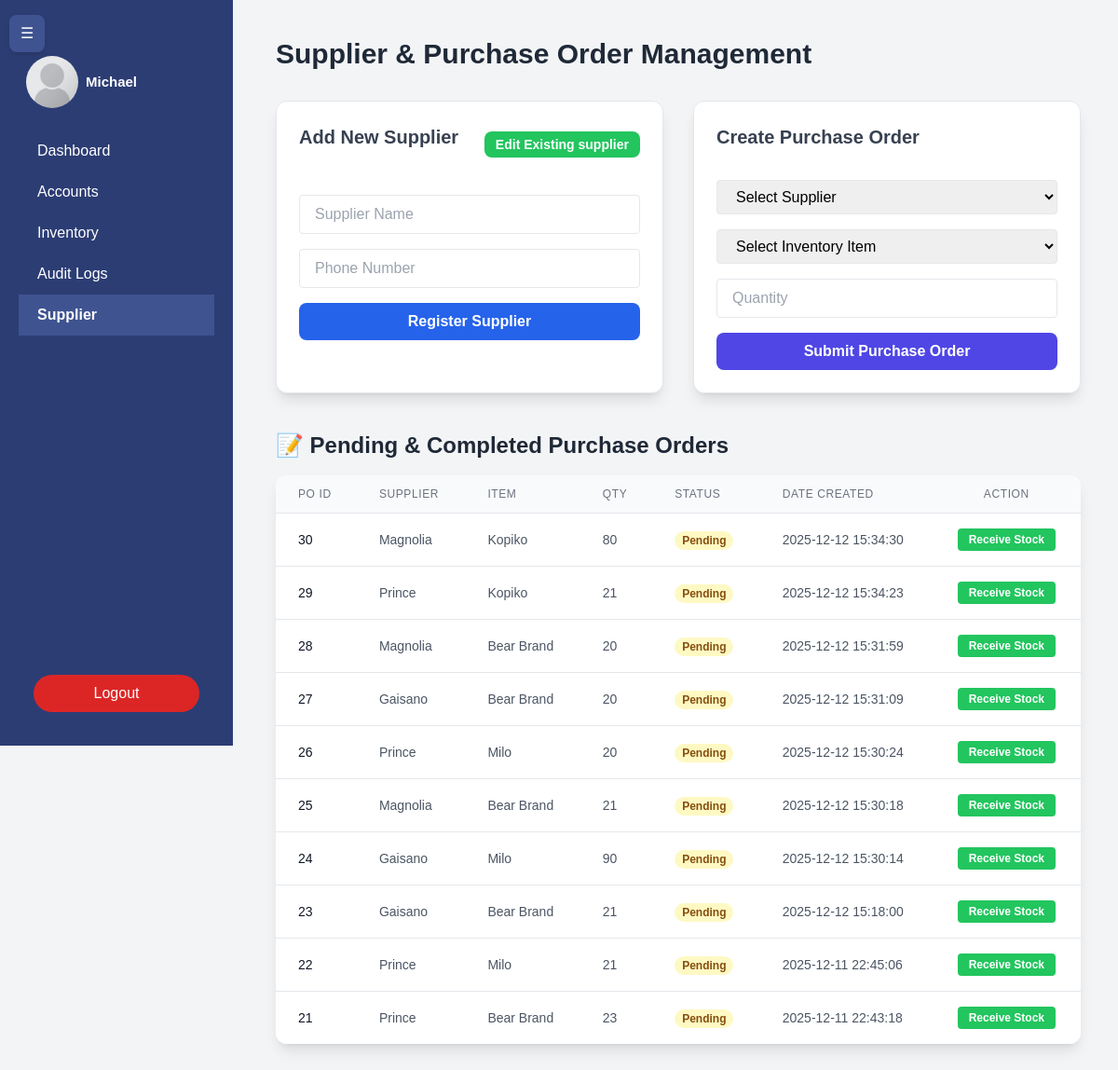
/user/admin/supplier.php (signed in), run on an earlier commit of the app's database.
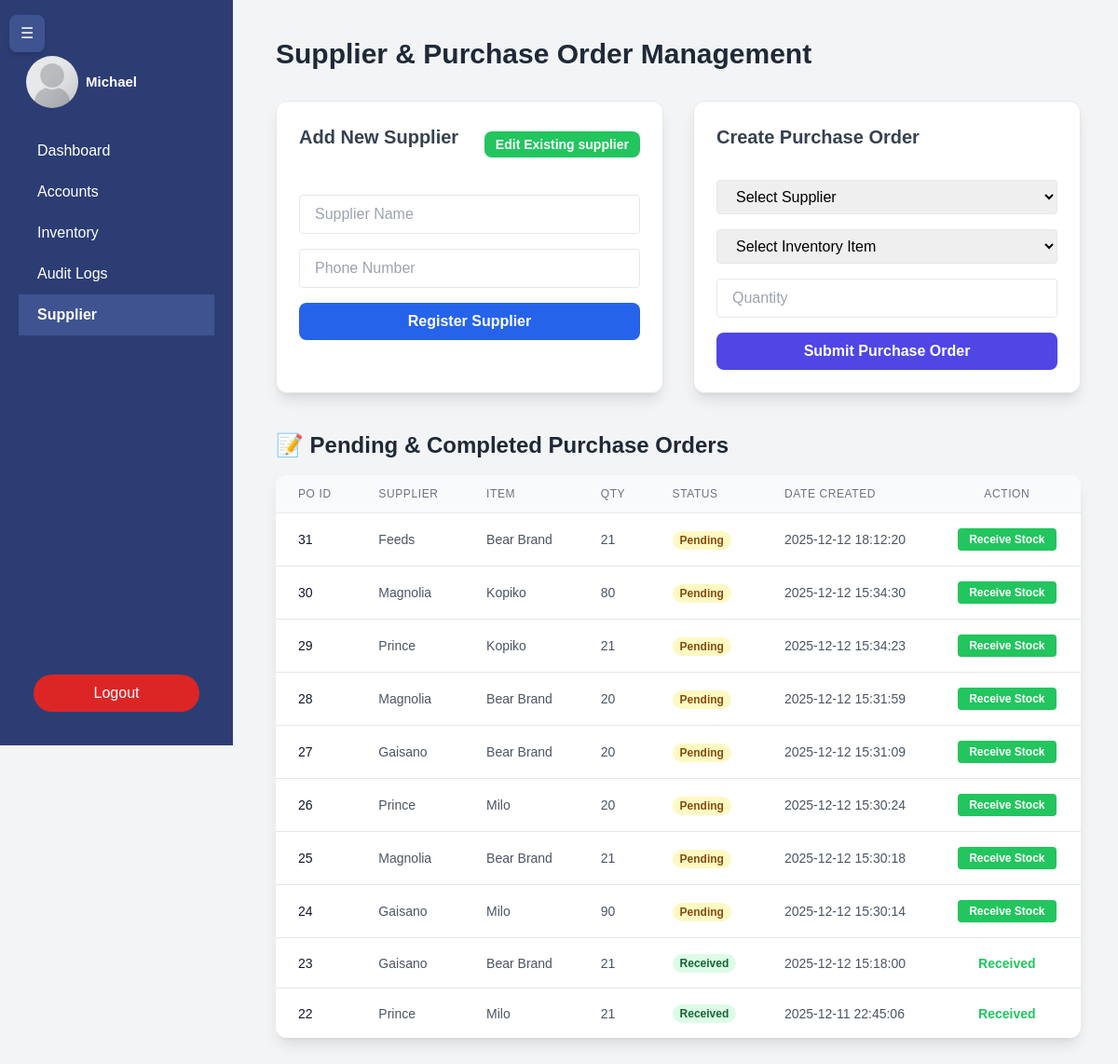
And on a later commit of the database.
### tables this page shows
CREATE TABLE `users` (
  `id` int(11) NOT NULL,
  `name` varchar(45) DEFAULT NULL,
  `email` varchar(45) NOT NULL,
  `password_hash` varchar(255) NOT NULL,
  `roles` enum('admin','staff') NOT NULL,
  `is_deleted` tinyint(1) NOT NULL
);

CREATE TABLE `purchase_orders` (
  `id` int(11) NOT NULL,
  `supplier_id` int(11) NOT NULL,
  `item_id` int(11) NOT NULL,
  `qty` int(11) NOT NULL,
  `status` varchar(45) NOT NULL DEFAULT 'Pending',
  `date_created` datetime NOT NULL,
  `date_received` datetime DEFAULT NULL
);

CREATE TABLE `suppliers` (
  `id` int(11) NOT NULL,
  `supplier_name` varchar(45) NOT NULL,
  `phone` varchar(20) NOT NULL,
  `is_deleted` tinyint(1) NOT NULL DEFAULT 0
);

CREATE TABLE `inventory` (
  `id` int(11) NOT NULL,
  `item_name` varchar(45) NOT NULL,
  `description` varchar(45) NOT NULL,
  `qty` int(11) NOT NULL,
  `price` decimal(10,2) NOT NULL,
  `image_path` varchar(255) DEFAULT NULL,
  `is_deleted` tinyint(1) NOT NULL
);

### db.php (called while the page is built, shortened)
<?php
$current_url = $_SERVER['SCRIPT_NAME'];
$initial_margin_class = (isset($_SESSION['sidebar_initial_state']) && $_SESSION['sidebar_initial_state'] == 'collapsed') ? 'ml-16' : 'ml-64';
$activePage = basename($current_url);
?>

### backend/supplier.php (called while the page is built, shortened)
<?php
require '../../db.php';
$po_sql = "SELECT p.id AS po_id, s.supplier_name, i.item_name, p.qty, p.status, p.date_created
            FROM purchase_orders p
            JOIN suppliers s ON p.supplier_id = s.id
            JOIN inventory i ON p.item_id = i.id
            ORDER BY p.date_created DESC LIMIT 10";
$purchase_orders = $conn->query($po_sql)->fetchAll();
?>

### user/admin/supplier.php (the view, shortened to what this page needs)
<?php
include "../../backend/supplier.php";
?>
<!DOCTYPE html>
<html lang="en">
<head>
    <link rel="stylesheet" href="../../css/admin.css">
    <script src="https://cdn.tailwindcss.com"></script>
</head>
<body class="bg-gray-100">
    <?php include "sidebar.php"; ?>
    <div class="ml-64 p-10 <?= $initial_margin_class ?> fade-in-content">
        <h1 class="text-3xl font-bold text-gray-800 mb-8">Supplier & Purchase Order Management</h1>
        <div class="grid grid-cols-1 md:grid-cols-2 gap-8 mb-10">
            <div
                class="bg-white p-6 rounded-xl shadow-lg border transition duration-300 hover:shadow-2xl hover:scale-[1.01]">
                <div class="flex justify-between items-center mb-4">
                    <h2 class="text-xl font-semibold mb-4 text-gray-700">Add New Supplier</h2>
                    <button type="button" onclick="openEditSupplierModal()"
                        class="bg-green-500 text-white font-semibold py-1 px-3 rounded-lg hover:bg-green-600 transition duration-150 shadow-sm text-sm transform hover:scale-[1.05]">
                        Edit Existing supplier
                    </button>
                </div>
                <form method="POST" action="supplier.php" class="space-y-4">
                    <input name="supplier_name" type="text" placeholder="Supplier Name"
                        class="w-full border rounded px-4 py-2 focus:ring-2 focus:ring-blue-500 transition duration-150"
                        required>
                    <input name="supplier_phone" type="number" placeholder="Phone Number"
                        class="w-full border rounded px-4 py-2 focus:ring-2 focus:ring-blue-500 transition duration-150"
                        required>
                    <button type="submit"
                        class="w-full bg-blue-600 text-white font-semibold px-4 py-2 rounded-lg hover:bg-blue-700 transition duration-150 transform hover:scale-[1.01]">
                        Register Supplier
                    </button>
                </form>
            </div>
            <div
                class="bg-white p-6 rounded-xl shadow-lg border transition duration-300 hover:shadow-2xl hover:scale-[1.01]">
                <h2 class="text-xl font-semibold mb-4 text-gray-700">Create Purchase Order</h2>
                <form method="POST" action="supplier.php" class="space-y-4">
                    <select name="supplier_id"
                        class="w-full border rounded px-4 py-2 focus:ring-2 focus:ring-indigo-500 transition duration-150"
                        required>
                        <option value="">Select Supplier</option>
                    </select>
                    <select name="item_id"
                        class="w-full border rounded px-4 py-2 focus:ring-2 focus:ring-indigo-500 transition duration-150"
                        required>
                        <option value="">Select Inventory Item</option>
                    </select>
                    <input type="number" placeholder="Quantity" name="qty" min="1"
                        class="w-full border rounded px-4 py-2 focus:ring-2 focus:ring-indigo-500 transition duration-150"
                        required>
                    <button type="submit"
                        class="w-full bg-indigo-600 text-white font-semibold px-4 py-2 rounded-lg hover:bg-indigo-700 transition duration-150 transform hover:scale-[1.01]">
                        Submit Purchase Order
                    </button>
                </form>
            </div>
        </div>
        <h2 class="text-2xl font-bold text-gray-800 mb-4">📝 Pending & Completed Purchase Orders</h2>
        <?php if (empty($purchase_orders)): ?>
            <p class="text-gray-600 bg-white p-4 rounded-lg shadow-md">No purchase orders have been created yet.</p>
        <?php else: ?>
            <div class="bg-white rounded-xl shadow-lg overflow-hidden">
                <div class="overflow-x-auto">
                    <table class="min-w-full divide-y divide-gray-200">
                        <thead class="bg-gray-50">
                            <tr>
                                <th class="px-6 py-3 text-left text-xs font-medium text-gray-500 uppercase tracking-wider">
                                    PO ID</th>
                                <th class="px-6 py-3 text-left text-xs font-medium text-gray-500 uppercase tracking-wider">
                                    Supplier</th>
                                <th class="px-6 py-3 text-left text-xs font-medium text-gray-500 uppercase tracking-wider">
                                    Item</th>
                                <th class="px-6 py-3 text-left text-xs font-medium text-gray-500 uppercase tracking-wider">
                                    Qty</th>
                                <th class="px-6 py-3 text-left text-xs font-medium text-gray-500 uppercase tracking-wider">
                                    Status</th>
                                <th class="px-6 py-3 text-left text-xs font-medium text-gray-500 uppercase tracking-wider">
                                    Date Created</th>
                                <th
                                    class="px-6 py-3 text-center text-xs font-medium text-gray-500 uppercase tracking-wider">
                                    Action</th>
                            </tr>
                        </thead>
                        <tbody class="bg-white divide-y divide-gray-200">
                            <?php foreach ($purchase_orders as $po): ?>
                                <tr class="hover:bg-blue-50/50 transition duration-150">
                                    <td class="px-6 py-4 whitespace-nowrap text-sm font-medium text-gray-900">
                                        <?php echo htmlspecialchars($po['po_id']); ?>
                                    </td>
                                    <td class="px-6 py-4 whitespace-nowrap text-sm text-gray-600">
                                        <?php echo htmlspecialchars($po['supplier_name']); ?>
                                    </td>
                                    <td class="px-6 py-4 whitespace-nowrap text-sm text-gray-600">
                                        <?php echo htmlspecialchars($po['item_name']); ?>
                                    </td>
                                    <td class="px-6 py-4 whitespace-nowrap text-sm text-gray-600">
                                        <?php echo htmlspecialchars($po['qty']); ?>
                                    </td>
                                    <td class="px-6 py-4 whitespace-nowrap text-sm">
                                        <?php
                                        $status_class = $po['status'] === 'Pending' ? 'bg-yellow-100 text-yellow-800' : 'bg-green-100 text-green-800';
                                        ?>
                                        <span
                                            class="px-2 inline-flex text-xs leading-5 font-semibold rounded-full <?= $status_class ?>">
                                            <?php echo htmlspecialchars($po['status']); ?>
                                        </span>
                                    </td>
                                    <td class="px-6 py-4 whitespace-nowrap text-sm text-gray-600">
                                        <?php echo htmlspecialchars($po['date_created']); ?>
                                    </td>
                                    <td class="px-6 py-4 whitespace-nowrap text-sm font-medium text-center">
                                        <?php if ($po['status'] === 'Pending'): ?>
                                            <form method="POST" style="display:inline;">
                                                <button type="submit"
                                                    class="text-white bg-green-500 hover:bg-green-600 font-semibold py-1 px-3 rounded text-xs transition duration-150 transform hover:scale-[1.05]">
                                                    Receive Stock
                                                </button>
                                            </form>
                                        <?php else: ?>
                                            <span class="text-green-500 font-semibold">Received</span>
                                        <?php endif; ?>
                                    </td>
                                </tr>
                            <?php endforeach; ?>
                        </tbody>
                    </table>
                </div>
            </div>
        <?php endif; ?>
    </div>
</body>
</html>

### user/admin/sidebar.php (shortened to what this page needs)
<?php
$logged_in = "SELECT name FROM users where id = ?";
$logged_in_stmt = $conn->prepare($logged_in);
$logged_in_stmt->execute([$_SESSION["id"]]);
$logged_name = $logged_in_stmt->fetchColumn();
?>
<button id="toggleSidebar"
    class="fixed top-4 left-2.5 z-50 bg-[#3f5391] text-white px-3 py-2 rounded-lg shadow-md hover:bg-[#2C3D74] transition">
    ☰
</button>
<div id="sidebar" class="sidebar transition-all duration-300">
    <div class="flex justify-center items-center p-4"></div>
    <div class="flex items-center mb-4 p-2">
        <img class="profile rounded-full mr-2 w-14 h-14" src="../../images/profile/placeholder.png" alt="">
        <span style="font-size:15px; font-weight:bold;"><?= htmlspecialchars($logged_name) ?></span>
    </div>
    <a href="admin.php" class="<?= $activePage == 'admin.php' ? 'active' : '' ?>">Dashboard</a>
    <a href="staff_creation.php" class="<?= $activePage == 'staff_creation.php' ? 'active' : '' ?>">Accounts</a>
    <a href="inventory_management.php"
        class="<?= $activePage == 'inventory_management.php' ? 'active' : '' ?>">Inventory</a>
    <a href="logs.php" class="<?= $activePage == 'logs.php' ? 'active' : '' ?>">Audit Logs</a>
    <a href="supplier.php" class="<?= $activePage == 'supplier.php' ? 'active' : '' ?>">Supplier</a>
    <form action="../../backend/logout.php" method="POST" class="mt-auto p-4">
        <button class="w-full bg-red-600 hover:bg-red-700 text-white px-6 py-2 rounded-full transition">
            Logout
        </button>
    </form>
</div>

### css/admin.css (style rules this page uses)
body { margin: 0; font-family: Arial, sans-serif; }
.sidebar { width: 250px; background-color: #333; color: white; padding: 20px; box-sizing: border-box; }
.sidebar a { transition: background-color 0.3s ease, color 0.3s ease; }
.sidebar { width: 250px; background-color: #2c3d74; color: white; height: 100vh; position: fixed; display: flex; flex-direction: column; transition: width 0.3s ease; }
.sidebar a { color: white; padding: 10px 20px; display: block; text-decoration: none; }
.sidebar .active { background-color: #3f5391; font-weight: bold; }
.fade-in-content { animation: fadeIn 0.8s ease-out forwards; }

What changed in the data, as far as the page shows it:
no longer on this page (row edited): purchase_orders: id "21", supplier.supplier_name "Prince", inventory.item_name "Bear Brand", qty "23", status "Pending", date_created "2025-12-11 22:43:18"
added purchase_orders: id "31", supplier.supplier_name "Feeds", inventory.item_name "Bear Brand", qty "21", status "Pending", date_created "2025-12-12 18:12:20"
changed purchase_orders id 23: status "Pending" → "Received"; status "Receive Stock" → "Received"
changed purchase_orders id 22: status "Pending" → "Received"; status "Receive Stock" → "Received"
